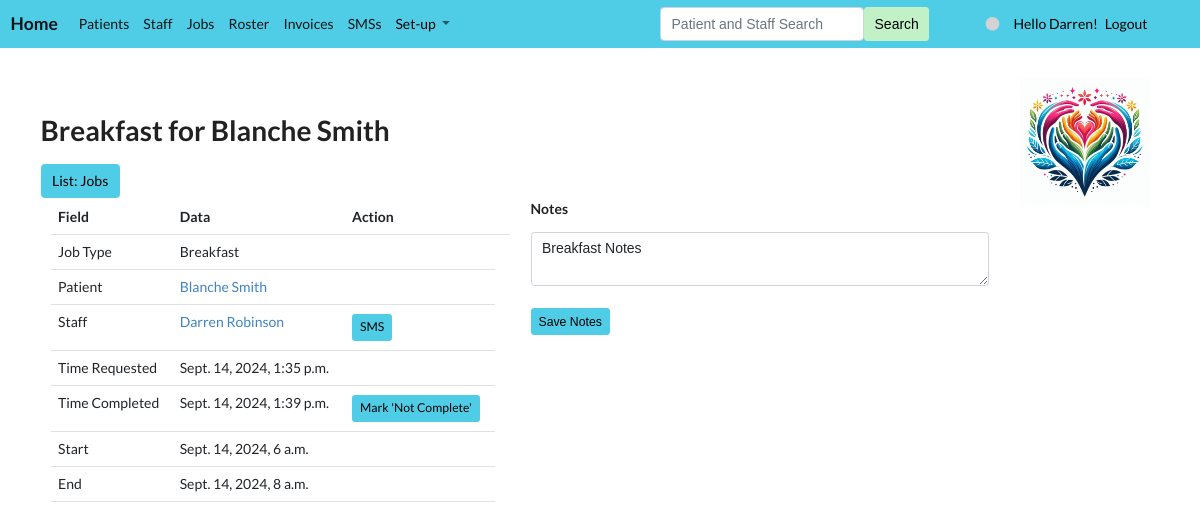
The app's page /ind/job/1 (signed in) with its own data.
### app/models.py (models this page shows, shortened)
class Job(Model):
    model_str = "job"
    single = "Job"
    plural = "Jobs"
    has_order = False
    jobtype = ForeignKey(JobType, null=True, blank=True, on_delete=SET_NULL)
    patient = ForeignKey(Patient, null=True, blank=True, on_delete=SET_NULL)
    staff = ForeignKey(Staff, null=True, blank=True, on_delete=SET_NULL)
    date_time_requested = DateTimeField(null=True, blank=True)
    date_time_completed = DateTimeField(null=True, blank=True)
    notes = TextField(max_length=2500, null=True, blank=True)
    amount = IntegerField(null=True, blank=True)
    start = DateTimeField(null=True, blank=True)
    end = DateTimeField(null=True, blank=True)
    def __str__(self):
        return f"{self.jobtype} for {self.patient}"

class JobType(Model):
    model_str = "jobtype"
    single = "Job Type"
    plural = "Job Types"
    has_order = True
    name = TextField(max_length=250, null=True, blank=True)
    amount = IntegerField(null=True, blank=True)
    order = IntegerField(null=True, blank=True)
    medication = BooleanField(null=True, blank=True, default=False)
    active = BooleanField(null=True, blank=True, default=True)
    recurring = BooleanField(null=True, blank=True, default=True)
    duration = IntegerField(null=True, blank=True)
    start = TimeField(null=True, blank=True)
    end = TimeField(null=True, blank=True)
    def __str__(self): return self.name

class Patient(Model):
    model_str = "patient"
    single = "Patient"
    plural = "Patients"
    has_order = True
    name = TextField(max_length=250, null=True, blank=True)
    order = IntegerField(null=True, blank=True)
    active = BooleanField(null=True, blank=True, default=True)
    mobile = TextField(null=True, blank=True)
    photo = ImageField(null=True, blank=True, upload_to="images/")
    def __str__(self): return self.name

class Staff(Model):
    model_str = "staff"
    single = "Staff Member"
    plural = "Staff"
    has_order = True
    name = TextField(max_length=250, null=True, blank=True)
    first_name = TextField(max_length=250, null=True, blank=True)
    last_name = TextField(max_length=250, null=True, blank=True)
    manager = ForeignKey('self', null=True, blank=True, on_delete=SET_NULL)
    order = IntegerField(null=True, blank=True)
    colour_no = IntegerField(null=True, blank=True, default=0)
    active = BooleanField(null=True, blank=True, default=True)
    user = ForeignKey(settings.AUTH_USER_MODEL, null=True, blank=True, on_delete=CASCADE)
    user_type = TextField(null=True, blank=True, choices=STAFF_CHOICES)
    mobile = TextField(null=True, blank=True)
    photo = ImageField(null=True, blank=True, upload_to="images/")
    def valid_mobile(self):
        if self.mobile: return len(self.mobile) == 10
    def colour(self):
        return colours[min(self.colour_no, len(colours) - 1)]

### app/views.py (the view)
# urls.py: path("ind/<model_str>/<id>", ind, name="ind"),
def ind(request, model_str, id):
    staff, model, form, nav_models, colour = get_info(request, model_str)
    model = get_model(model_str)
    item = model.objects.get(id=id)
    if model in [Patient, Staff]: item.update_links()
    context = {'item': item, 'model': model, 'nav_models': nav_models, 'colour': colour, 'staff': staff}
    return render(request, f"{model_str}.html", context)

### app/views.py (called while the page is built)
def get_model(model_str):
    for model in models:
        if model.model_str == model_str: return model

### app/templates/job.html (shortened to what this page needs)
{% extends 'base.html'%}
{% block content %}
<link rel="stylesheet" href="https://cdnjs.cloudflare.com/ajax/libs/font-awesome/5.15.3/css/all.min.css">
<h1>{{ item }}</h1>
<a class="btn btn-care" style="background-color: {{ colour }};" href="{% url 'list' model.model_str %}">List: {{ model.plural }}</a>
<div class="row">
    <div class="col-6">
        <table class="table">
            <tr><th>Field</th><th>Data</th><th>Action</th><td></td></tr>
            <tr><td>Job Type</td><td>{{ item.jobtype }}</td><td></td></tr>
            <tr><td>Patient</td>
                <td>
                    {% if item.patient %}
                        <a href="{% url 'ind' 'patient' item.patient.id %}">{{ item.patient.name }}</a>
                    {% else %}
                        No patient
                    {% endif %}
                </td>
                <td></td>
            </tr>
            <tr><td>Staff</td><td><a href="{% url 'ind' 'staff' item.staff.id %}">{{ item.staff.name }}</a></td>
                <td>
                    {% if item.staff.valid_mobile %}
                        <a class="btn btn-care btn-sm" style="background-color: {{ colour }};" href="{% url 'sms_job' model.model_str item.id %}">SMS</a>
                    {% else %}
                        <a class="btn btn-care btn-sm" style="background-color: lightgrey;" href="">SMS</a>
                    {% endif %}
                </td>
            </tr>
            <tr><td>Time Requested</td><td>{{ item.date_time_requested }}</td><td></td></tr>
            <tr>
                <td>Time Completed</td>
                {% if item.date_time_completed %}
                    <td>{{ item.date_time_completed }}</td>
                    <td><a class="btn btn-care btn-sm" style="background-color: {{ colour }};" href="{% url 'action' 'complete' 'job' model.model_str item.id %}">Mark 'Not Complete'</a></td>
                {% else %}
                    <td></td>
                    <td><a class="btn btn-care btn-sm" style="background-color: {{ colour }};" href="{% url 'action' 'complete' 'job' model.model_str item.id %}">Mark 'Complete'</a></td>
                {% endif %}
            </tr>
            <tr><td>Start</td><td>{{ item.start }}</td><td></td></tr>
            <tr><td>End</td><td>{{ item.end }}</td><td></td></tr>
        </table>
    </div>
    <div class="col-6">
        <h5>Notes</h5>
        <form class="form-inline my-2 my-lg-0" method="POST" action="{% url 'job_notes' model.model_str item.id %}">
            <textarea class="form-control" aria-label="With textarea" id="notes" name="notes">{{ item.notes | default:''}}</textarea><br>
            <button type="submit" class="btn btn-care btn-sm"style="background-color: {{ colour }};" >Save Notes</button>
        </form>
    </div>
</div>
    <br><br>
{% endblock %}

### app/templates/navbar.html (shortened to what this page needs)
<nav class="navbar navbar-light navbar-expand-xl" style="background-color: {{ colour }};">
  <div class="container-fluid">
    <a class="navbar-brand" href="{% url 'home' %}"><b>Home</b></a>
    <ul class="navbar-nav me-auto mb-2 mb-lg-0">
        {% for model in nav_models.0 %}
          <li class="nav-item"><a class="nav-link active" href="{% url 'list' model.model_str %}">{{ model.plural }}</a></li>
        {% endfor %}
        {% if nav_models.1 %}
        <li class="nav-item dropdown">
          <a class="nav-link dropdown-toggle" href="#" id="navbarDropdown" role="button" data-bs-toggle="dropdown" aria-expanded="false">
            <span style="color: black">Set-up</span>
          </a>
        </li>
        {% endif %}
    </ul>
          {% if user.is_authenticated %}
              <form class="d-flex" method="POST" action="{% url 'search' %}">
                <input class="form-control" type="search" placeholder="Patient and Staff Search" name="searched">
                <button class="btn btn-success me-5" style="color: black; background-color: #C2F1C8; border:None" type="submit">Search</button>
              </form>
            {% if request.user.first_name == "Allison" %}
                <span class="nav-item"><a class="nav-link active" href="{% url 'switch_user' 'admin' %}"><i class="fas fa-circle" style="color:lightgrey;"></i></a></span>
            {% elif request.user.first_name == "Matt" %}
                <span class="nav-item"><a class="nav-link active" href="{% url 'switch_user' 'setup' %}"><i class="fas fa-circle" style="color:lightgrey;"></i></a></span>
            {% elif request.user.first_name == "Darren" %}
                <span class="nav-item"><a class="nav-link active" href="{% url 'switch_user' 'staff' %}"><i class="fas fa-circle" style="color:lightgrey;"></i></a></span>
            {% endif %}
            <span class="me-2" style="color: black">Hello {{ request.user.first_name }}!</span>
            <a class="me-5" style="color: black" href="{% url 'custom_logout' %}">Logout</a>
          {% else %}
            <a style="color: black" class="me-5" href="{% url 'signup' %}">Signup</a>
            <a style="color: black" href="{% url 'custom_login' %}">Login</a>
          {% endif %}
  </div>
</nav>

### app/static/styles.css (style rules this page uses)
.btn-care { color: black; background-color: #50CDE6; border-color: #50CDE6; margin-top: 2px; margin-bottom: 2px; }

### records on screen
Job: jobtype+patient "Breakfast for Blanche Smith", jobtype "Breakfast", patient.name "Blanche Smith", staff.name "Darren Robinson", date_time_requested "Sept. 14, 2024, 1:35 p.m.", date_time_completed "Sept. 14, 2024, 1:39 p.m.", start "Sept. 14, 2024, 6 a.m.", end "Sept. 14, 2024, 8 a.m.", notes "Breakfast Notes"

### other values on screen
{{ model.plural }} "Patients" "Staff" "Jobs" "Roster" "Invoices" "SMSs"
{{ request.user.first_name }} "Darren"
{{ model.plural }} "Jobs"
